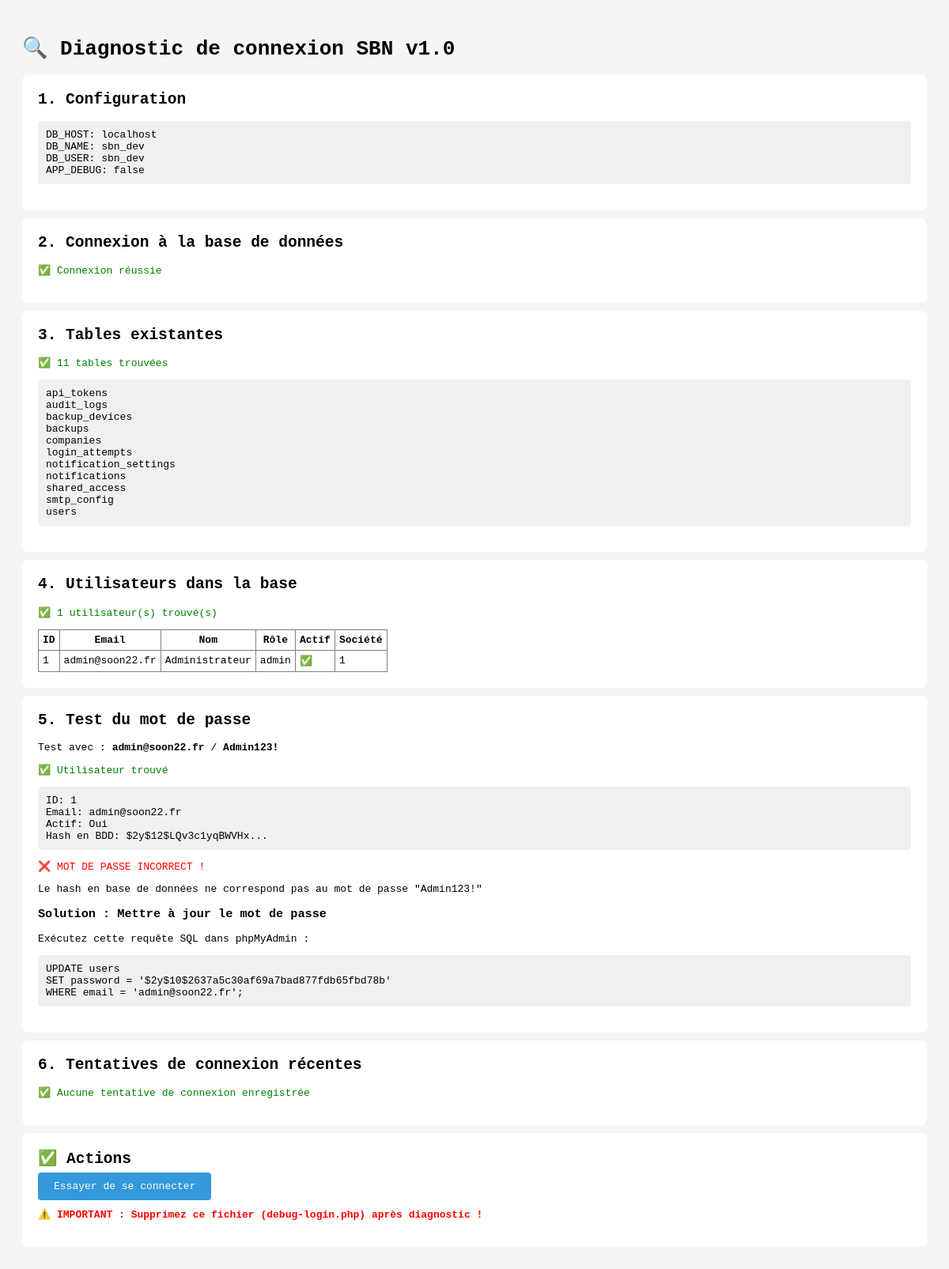
Page /tools/debug-login.php on the committed database.
### tables this page shows
CREATE TABLE IF NOT EXISTS `users` (
  `id` int(11) NOT NULL AUTO_INCREMENT,
  `company_id` int(11) NOT NULL,
  `email` varchar(255) NOT NULL,
  `password` varchar(255) NOT NULL,
  `name` varchar(100) NOT NULL,
  `role` enum('admin','user') NOT NULL DEFAULT 'user',
  `is_active` tinyint(1) NOT NULL DEFAULT 1,
  `last_login_at` datetime DEFAULT NULL,
  `last_login_ip` varchar(45) DEFAULT NULL,
  `verification_token` varchar(64) DEFAULT NULL,
  `verified_at` datetime DEFAULT NULL,
  `reset_token` varchar(64) DEFAULT NULL,
  `reset_token_expires_at` datetime DEFAULT NULL,
  `remember_token` varchar(64) DEFAULT NULL,
  `gdpr_consent` tinyint(1) NOT NULL DEFAULT 0,
  `gdpr_consent_date` datetime DEFAULT NULL,
  `created_at` datetime NOT NULL,
  `updated_at` datetime NOT NULL,
  `deleted_at` datetime DEFAULT NULL,
  PRIMARY KEY (`id`),
  UNIQUE KEY `unique_email` (`email`),
  KEY `idx_company` (`company_id`),
  KEY `idx_email` (`email`),
  KEY `idx_active` (`is_active`),
  KEY `idx_role` (`role`),
  CONSTRAINT `fk_users_company` FOREIGN KEY (`company_id`) REFERENCES `companies` (`id`) ON DELETE CASCADE
);

### tools/debug-login.php (the view, shortened to what this page needs)
<!DOCTYPE html>
<html lang="fr">
<head>
</head>
<body>
    <h1>🔍 Diagnostic de connexion SBN v1.0</h1>
    <?php
    echo '<div class="section">';
    echo '<h2>1. Configuration</h2>';
    echo '<pre>';
    echo 'DB_HOST: ' . DB_HOST . "\n";
    echo 'DB_NAME: ' . DB_NAME . "\n";
    echo 'DB_USER: ' . DB_USER . "\n";
    echo 'APP_DEBUG: ' . (APP_DEBUG ? 'true' : 'false') . "\n";
    echo '</pre>';
    echo '</div>';
    echo '<div class="section">';
    echo '<h2>2. Connexion à la base de données</h2>';
    try {
        $pdo = new PDO(
            'mysql:host=' . DB_HOST . ';dbname=' . DB_NAME . ';charset=utf8mb4',
            DB_USER,
            DB_PASS,
            [PDO::ATTR_ERRMODE => PDO::ERRMODE_EXCEPTION]
        );
        echo '<p class="success">✅ Connexion réussie</p>';
    } catch (PDOException $e) {
        echo '<p class="error">❌ Erreur: ' . htmlspecialchars($e->getMessage()) . '</p>';
        die();
    }
    echo '</div>';
    echo '<div class="section">';
    echo '<h2>3. Tables existantes</h2>';
    $stmt = $pdo->query("SHOW TABLES");
    $tables = $stmt->fetchAll(PDO::FETCH_COLUMN);
    if (count($tables) > 0) {
        echo '<p class="success">✅ ' . count($tables) . ' tables trouvées</p>';
        echo '<pre>' . implode("\n", $tables) . '</pre>';
    } else {
        echo '<p class="error">❌ Aucune table trouvée ! Vous devez importer database/schema.sql</p>';
        die();
    }
    echo '</div>';
    echo '<div class="section">';
    echo '<h2>4. Utilisateurs dans la base</h2>';
    try {
        $stmt = $pdo->query("SELECT id, email, name, role, is_active, company_id FROM users");
        $users = $stmt->fetchAll(PDO::FETCH_ASSOC);
        if (count($users) > 0) {
            echo '<p class="success">✅ ' . count($users) . ' utilisateur(s) trouvé(s)</p>';
            echo '<table border="1" cellpadding="5" style="border-collapse: collapse;">';
            echo '<tr><th>ID</th><th>Email</th><th>Nom</th><th>Rôle</th><th>Actif</th><th>Société</th></tr>';
            foreach ($users as $user) {
                echo '<tr>';
                echo '<td>' . $user['id'] . '</td>';
                echo '<td>' . htmlspecialchars($user['email']) . '</td>';
                echo '<td>' . htmlspecialchars($user['name']) . '</td>';
                echo '<td>' . $user['role'] . '</td>';
                echo '<td>' . ($user['is_active'] ? '✅' : '❌') . '</td>';
                echo '<td>' . $user['company_id'] . '</td>';
                echo '</tr>';
            }
            echo '</table>';
        } else {
            echo '<p class="error">❌ Aucun utilisateur trouvé ! Le compte test n\'a pas été créé.</p>';
        }
    } catch (PDOException $e) {
        echo '<p class="error">❌ Erreur: ' . htmlspecialchars($e->getMessage()) . '</p>';
    }
    echo '</div>';
    echo '<div class="section">';
    echo '<h2>5. Test du mot de passe</h2>';
    $testEmail = 'admin@soon22.fr';
    $testPassword = 'Admin123!';
    echo '<p>Test avec : <strong>' . htmlspecialchars($testEmail) . '</strong> / <strong>' . htmlspecialchars($testPassword) . '</strong></p>';
    try {
        $stmt = $pdo->prepare("SELECT id, email, password, is_active FROM users WHERE email = ?");
        $stmt->execute([$testEmail]);
        $user = $stmt->fetch(PDO::FETCH_ASSOC);
        if ($user) {
            echo '<p class="success">✅ Utilisateur trouvé</p>';
            echo '<pre>';
            echo 'ID: ' . $user['id'] . "\n";
            echo 'Email: ' . htmlspecialchars($user['email']) . "\n";
            echo 'Actif: ' . ($user['is_active'] ? 'Oui' : 'Non') . "\n";
            echo 'Hash en BDD: ' . substr($user['password'], 0, 20) . '...' . "\n";
            echo '</pre>';
            if (password_verify($testPassword, $user['password'])) {
                echo '<p class="success">✅ ✅ ✅ MOT DE PASSE CORRECT ! ✅ ✅ ✅</p>';
                echo '<p>Le mot de passe fonctionne. Le problème vient d\'ailleurs...</p>';
            } else {
                echo '<p class="error">❌ MOT DE PASSE INCORRECT !</p>';
                echo '<p>Le hash en base de données ne correspond pas au mot de passe "Admin123!"</p>';
                echo '<h3>Solution : Mettre à jour le mot de passe</h3>';
                $correctHash = password_hash($testPassword, PASSWORD_BCRYPT, ['cost' => 12]);
                echo '<p>Exécutez cette requête SQL dans phpMyAdmin :</p>';
                echo '<pre>';
                echo "UPDATE users \n";
                echo "SET password = '" . $correctHash . "' \n";
                echo "WHERE email = '" . $testEmail . "';";
                echo '</pre>';
            }
        }
    } catch (PDOException $e) {
        echo '<p class="error">❌ Erreur: ' . htmlspecialchars($e->getMessage()) . '</p>';
    }
    echo '</div>';
    echo '<div class="section">';
    echo '<h2>6. Tentatives de connexion récentes</h2>';
    try {
        $stmt = $pdo->query("SELECT * FROM login_attempts ORDER BY attempted_at DESC LIMIT 5");
        $attempts = $stmt->fetchAll(PDO::FETCH_ASSOC);
        if (count($attempts) > 0) {
            echo '<p class="warning">⚠️ ' . count($attempts) . ' tentative(s) enregistrée(s)</p>';
            echo '<table border="1" cellpadding="5" style="border-collapse: collapse;">';
            echo '<tr><th>Email</th><th>IP</th><th>Date</th></tr>';
            foreach ($attempts as $attempt) {
                echo '<tr>';
                echo '<td>' . htmlspecialchars($attempt['email']) . '</td>';
                echo '<td>' . $attempt['ip_address'] . '</td>';
                echo '<td>' . $attempt['attempted_at'] . '</td>';
                echo '</tr>';
            }
            echo '</table>';
            $stmt = $pdo->prepare("
                SELECT COUNT(*) as count
                FROM login_attempts
                WHERE email = ?
                AND attempted_at > DATE_SUB(NOW(), INTERVAL 15 MINUTE)
            ");
            $stmt->execute([$testEmail]);
            $count = $stmt->fetch()['count'];
            if ($count >= 5) {
                echo '<p class="error">❌ COMPTE VERROUILLÉ ! Trop de tentatives échouées.</p>';
                echo '<p><strong>Solution :</strong> Supprimez les tentatives avec cette requête SQL :</p>';
                echo '<pre>DELETE FROM login_attempts WHERE email = \'' . $testEmail . '\';</pre>';
            }
        } else {
            echo '<p class="success">✅ Aucune tentative de connexion enregistrée</p>';
        }
    } catch (PDOException $e) {
        echo '<p class="warning">⚠️ Table login_attempts non accessible</p>';
    }
    echo '</div>';
    ?>
    <div class="section">
        <h2>✅ Actions</h2>
        <p><a href="index.php" style="padding: 10px 20px; background: #3498db; color: white; text-decoration: none; border-radius: 4px;">Essayer de se connecter</a></p>
        <p style="color: red; margin-top: 20px;"><strong>⚠️ IMPORTANT : Supprimez ce fichier (debug-login.php) après diagnostic !</strong></p>
    </div>
</body>
</html>

### tools/debug-login.php (style rules this page uses)
body { font-family: monospace; padding: 20px; background: #f5f5f5; }
.section { background: white; padding: 20px; margin: 10px 0; border-radius: 8px; }
.success { color: green; }
.error { color: red; }
h2 { margin-top: 0; }
pre { background: #f0f0f0; padding: 10px; border-radius: 4px; overflow-x: auto; }

### rows in the picture
users: id "1", email "admin@soon22.fr", name "Administrateur", role "admin", company "1", password "$2y$12$LQv3c1yqBWVHx"

### other values in the picture
DB_HOST "localhost"
DB_NAME "sbn_dev"
DB_USER "sbn_dev"
count($tables) "11"
implode("\n", $tables) "api_tokens audit_logs backup_devices backups companies login_attempts notification_settings notifications shared_access smtp_config users"
count($users) "1"
$testEmail "admin@soon22.fr"
$testPassword "Admin123!"
$correctHash "$2y$10$2637a5c30af69a7bad877fdb65fbd78b"
